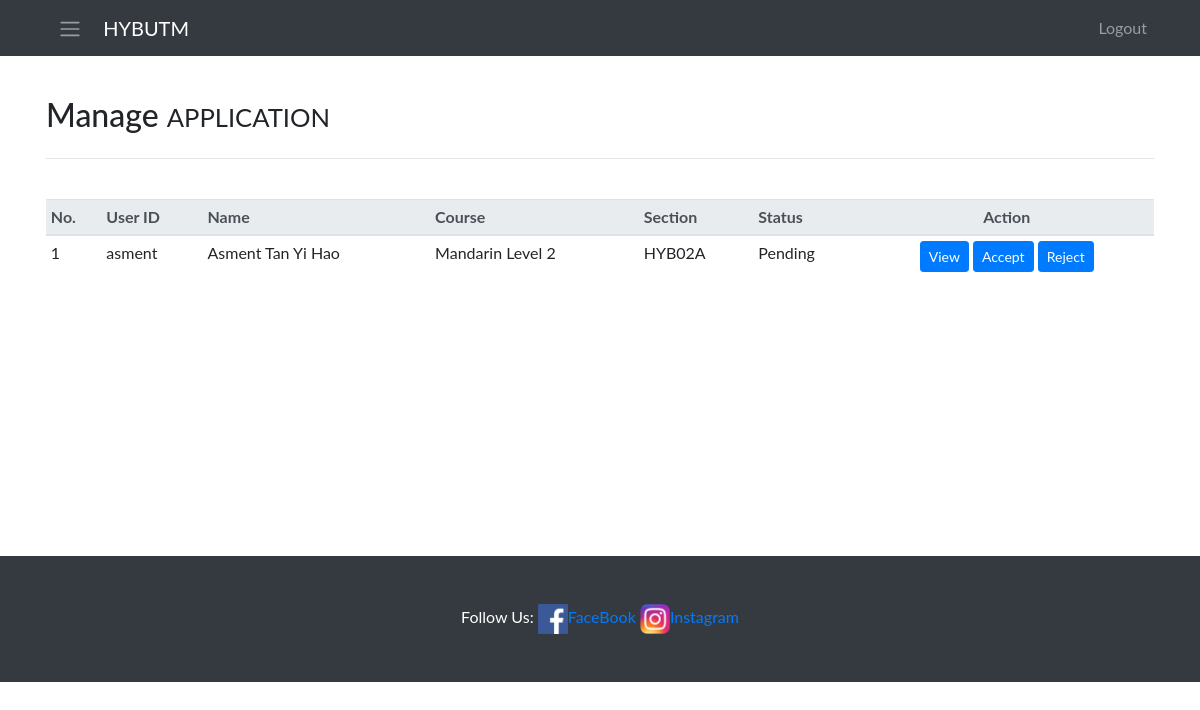
/ManageApplication/manageApp.php, run on the app's committed database.
### tables this page shows
CREATE TABLE `student` (
  `sid` int(11) NOT NULL,
  `username` varchar(255) NOT NULL,
  `password` varchar(255) NOT NULL,
  `name` varchar(255) NOT NULL,
  `icno` varchar(255) NOT NULL,
  `matric` varchar(255) NOT NULL,
  `school` varchar(255) NOT NULL,
  `national` varchar(255) NOT NULL,
  `year` varchar(255) NOT NULL,
  `email` varchar(255) NOT NULL,
  `pnum` varchar(255) NOT NULL,
  `course` varchar(255) NOT NULL,
  `section` varchar(11) NOT NULL,
  `status` varchar(255) NOT NULL DEFAULT 'Pending',
  `image` longblob NOT NULL,
  `outstanding` float NOT NULL DEFAULT '50',
  `paid` float NOT NULL
);

### ManageApplication/manageApp.php (the view, shortened to what this page needs)
<!DOCTYPE html>
<html lang="en">
<head>
    <link href="../startbootstrap-blog-home-gh-pages/vendor/bootstrap/css/bootstrap.min.css" rel="stylesheet">
    <link href="https://stackpath.bootstrapcdn.com/font-awesome/4.7.0/css/font-awesome.min.css" rel="stylesheet" />
    <link href="../startbootstrap-blog-home-gh-pages/css/blog-home.css" rel="stylesheet">
</head>
<body>
    <nav class="navbar navbar-expand-lg navbar-dark bg-dark fixed-top">
        <div class="container">
            <button class="btn btn-dark" onclick="openNav()"><i class="navbar-toggler-icon"></i></button>&nbsp;&nbsp;
            <a class="navbar-brand" href="../AdminPage.php">HYBUTM</a>
            <div class="collapse navbar-collapse" id="navbarResponsive">
                <ul class="navbar-nav ml-auto">
                    <li class="nav-item">
                        <a class="nav-link" href="../logout.php">Logout</a>
                    </li>
                </ul>
            </div>
        </div>
    </nav>
    <div id="main" class="container" style="min-height:500px;">
        <div>
            <h2 class="my-4">Manage
                <small>APPLICATION</small>
            </h2>
            <hr>
        </div>
        <br>
        <table class="table table-responsive table-hover table-sm" style="display:table;">
            <thead class="thead-light">
                <tr>
                    <th>No.</th>
                    <th>User ID</th>
                    <th>Name</th>
                    <th>Course</th>
                    <th>Section</th>
                    <th>Status</th>
                    <th style="text-align: center;">Action</th>
                </tr>
            </thead>
            <tbody>
                <?php
                include 'dbConnect.php';
                $sql = "SELECT * FROM student ORDER BY section ASC";
                $result = $conn->query($sql);
                $num = 1;
                if ($result->num_rows > 0) {
                    while ($row = $result->fetch_assoc()) {
                        if ($row['course'] != "" && $row['section'] != "" && $row['status'] == "Pending") { ?>
                            <tr>
                                <td><?= $num ?></td>
                                <td><?= $row['username'] ?></td>
                                <td><?= $row['name'] ?></td>
                                <td><?= $row['course'] ?></td>
                                <td><?= $row['section'] ?></td>
                                <td><?= $row['status'] ?></td>
                                <td align="center">
                                    <a role="button" href="view.php?username=<?= $row['username'] ?>" class="btn btn-rounded btn-primary btn-sm">View</a>
                                    <a role="button" href="accept.php?username=<?= $row['username'] ?>" class="btn btn-rounded btn-primary btn-sm">Accept</a>
                                    <a role="button" href="reject.php?username=<?= $row['username'] ?>" class="btn btn-rounded btn-primary btn-sm">Reject</a>
                                </td>
                            </tr>
                <?php $num++;
                        }
                    }
                }
                ?>
            </tbody>
        </table>
    </div>
    <footer class="py-5 bg-dark">
        <div class="container">
            <p class="m-0 text-center text-white">Follow Us:
                <a href="http://wwww.facebook.com/hybutm" target="_blank">
                    <img src="../images/fb-art.png" alt="FaceBook Page" style="width:30px;height:30px;" id="fb">FaceBook
                </a>
                <a href="https://www.instagram.com/hybutm/" target="_blank">
                    <img src="../images/ig-logo-email.png" alt="Instagram" style="width:30px;height:30px;" id="Insta">Instagram
                </a></p>
        </div>
    </footer>
</body>
</html>

### ManageApplication/manageApp.php (style rules this page uses)
body { font-family: "Lato", sans-serif; }
#main { transition: margin-left .5s; padding: 16px; }

### data on the page
student: username "asment", name "Asment Tan Yi Hao", course "Mandarin Level 2", section "HYB02A", status "Pending"
